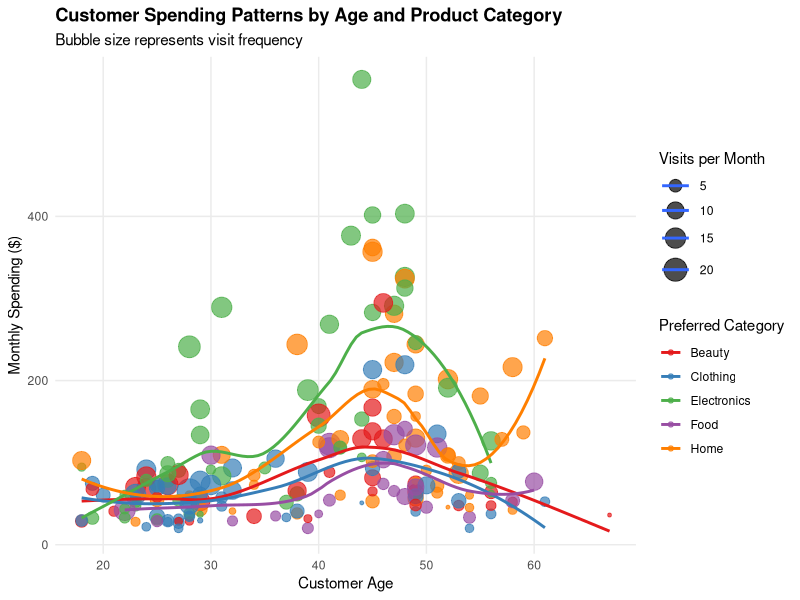

Generate this figure with R:
## ---- chunk 1
library(readr)
library(ggplot2)
## ---- chunk 2
customer_data <- read_csv("customer_sample.csv")
## ---- chunk 3
ggplot(customer_data, aes(x = age, y = spending, color = preferred_category, size = visit_frequency)) +
  geom_point(alpha = 0.7) +
  geom_smooth(aes(group = preferred_category), method = "loess", se = FALSE, linewidth = 1) +
  scale_color_brewer(palette = "Set1") +
  scale_size_continuous(range = c(1, 8)) +
  labs(
    title = "Customer Spending Patterns by Age and Product Category",
    subtitle = "Bubble size represents visit frequency",
    x = "Customer Age",
    y = "Monthly Spending ($)",
    color = "Preferred Category",
    size = "Visits per Month"
  ) +
  theme_minimal() +
  theme(
    legend.position = "right",
    plot.title = element_text(face = "bold"),
    panel.grid.minor = element_blank()
  )
